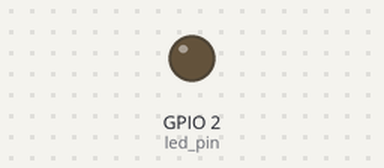
Bench run of a program on a simulated ESP32 board running MicroPython. Shown: output pins drawn as LEDs (lit = HIGH).

Above: at 0.05 s.
At 2.35 s:
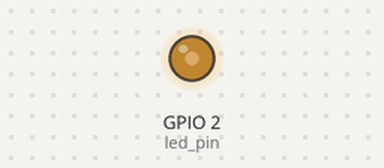
At 4.7 s:
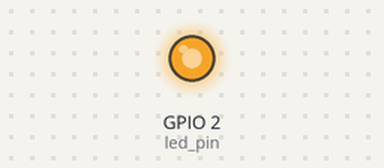
At 9.35 s:
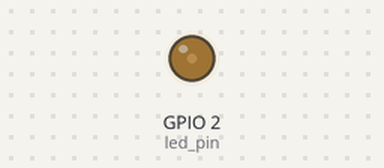
Timing chart, 0 to 13.4 s (numbered marks = the images above):
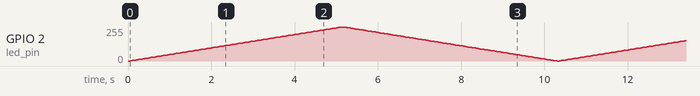

The program:

LED_BLINK_PWM.py
```python
from machine import Pin, PWM
from time import sleep

# Set up the LED pin and PWM controller
led_pin = Pin(2, Pin.OUT)  # Replace 2 with the appropriate GPIO pin number for your LED
pwm = PWM(led_pin, freq=1000)  # Set the PWM frequency to 1000Hz (adjust as needed)

# Function to control the brightness of the LED
def set_led_brightness(duty_cycle):
    pwm.duty(duty_cycle)

# Blink the LED with varying brightness levels
def blink_led():
    while True:
        # Increase the brightness
        for duty_cycle in range(0, 1024, 10):  # Step by 10
            set_led_brightness(duty_cycle)
            sleep(0.05)  # Adjust the delay as needed for the desired speed

        # Decrease the brightness
        for duty_cycle in range(1023, -1, -10):  # Step by 10
            set_led_brightness(duty_cycle)
            sleep(0.05)  # Adjust the delay as needed for the desired speed

# Start blinking the LED
blink_led()
```
